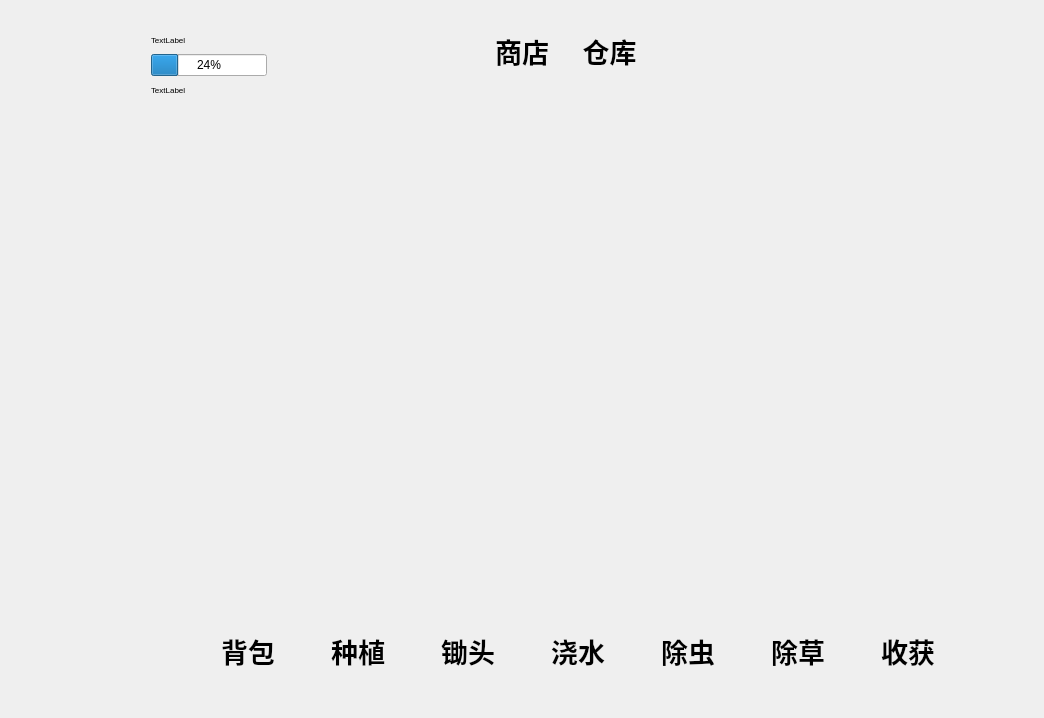
<?xml version="1.0" encoding="UTF-8"?>
<ui version="4.0">
 <class>MainWidget</class>
 <widget class="QWidget" name="MainWidget">
  <property name="geometry">
   <rect>
    <x>0</x>
    <y>0</y>
    <width>1044</width>
    <height>718</height>
   </rect>
  </property>
  <property name="windowTitle">
   <string>MainWidget</string>
  </property>
  <property name="styleSheet">
   <string notr="true"/>
  </property>
  <widget class="QStackedWidget" name="stackedWidget">
   <property name="geometry">
    <rect>
     <x>190</x>
     <y>110</y>
     <width>771</width>
     <height>481</height>
    </rect>
   </property>
   <property name="currentIndex">
    <number>0</number>
   </property>
   <widget class="Farm" name="farm"/>
   <widget class="Fish" name="fish"/>
   <widget class="Pasture" name="pasture"/>
  </widget>
  <widget class="QWidget" name="widget_3" native="true">
   <property name="geometry">
    <rect>
     <x>140</x>
     <y>20</y>
     <width>138</width>
     <height>89</height>
    </rect>
   </property>
   <layout class="QVBoxLayout" name="verticalLayout_2">
    <item>
     <widget class="QLabel" name="label_level">
      <property name="font">
       <font>
        <pointsize>6</pointsize>
       </font>
      </property>
      <property name="text">
       <string>TextLabel</string>
      </property>
     </widget>
    </item>
    <item>
     <widget class="QProgressBar" name="bar_prolevel">
      <property name="value">
       <number>24</number>
      </property>
     </widget>
    </item>
    <item>
     <widget class="QLabel" name="label_money">
      <property name="font">
       <font>
        <pointsize>6</pointsize>
       </font>
      </property>
      <property name="text">
       <string>TextLabel</string>
      </property>
     </widget>
    </item>
   </layout>
  </widget>
  <widget class="QWidget" name="widget_2" native="true">
   <property name="geometry">
    <rect>
     <x>10</x>
     <y>140</y>
     <width>191</width>
     <height>351</height>
    </rect>
   </property>
   <layout class="QGridLayout" name="gridLayout">
    <item row="0" column="0">
     <widget class="QPushButton" name="button_farm">
      <property name="sizePolicy">
       <sizepolicy hsizetype="Minimum" vsizetype="Minimum">
        <horstretch>0</horstretch>
        <verstretch>0</verstretch>
       </sizepolicy>
      </property>
      <property name="styleSheet">
       <string notr="true">border-image:url(../teamsource/myfarm.png)</string>
      </property>
      <property name="text">
       <string/>
      </property>
      <property name="flat">
       <bool>true</bool>
      </property>
     </widget>
    </item>
    <item row="1" column="0">
     <widget class="QPushButton" name="button_pasture">
      <property name="sizePolicy">
       <sizepolicy hsizetype="Minimum" vsizetype="Minimum">
        <horstretch>0</horstretch>
        <verstretch>0</verstretch>
       </sizepolicy>
      </property>
      <property name="styleSheet">
       <string notr="true">border-image:url(../teamsource/mypasture.png)</string>
      </property>
      <property name="text">
       <string/>
      </property>
      <property name="flat">
       <bool>true</bool>
      </property>
     </widget>
    </item>
    <item row="2" column="0">
     <widget class="QPushButton" name="button_fish">
      <property name="sizePolicy">
       <sizepolicy hsizetype="Minimum" vsizetype="Minimum">
        <horstretch>0</horstretch>
        <verstretch>0</verstretch>
       </sizepolicy>
      </property>
      <property name="styleSheet">
       <string notr="true">border-image:url(../teamsource/myfish.png)</string>
      </property>
      <property name="text">
       <string/>
      </property>
      <property name="flat">
       <bool>true</bool>
      </property>
     </widget>
    </item>
   </layout>
  </widget>
  <widget class="QLabel" name="label">
   <property name="geometry">
    <rect>
     <x>30</x>
     <y>20</y>
     <width>101</width>
     <height>101</height>
    </rect>
   </property>
   <property name="styleSheet">
    <string notr="true">border-image:url(../teamsource/picture.png)</string>
   </property>
   <property name="text">
    <string/>
   </property>
  </widget>
  <widget class="QStackedWidget" name="stackedWidget_2">
   <property name="geometry">
    <rect>
     <x>183</x>
     <y>590</y>
     <width>791</width>
     <height>118</height>
    </rect>
   </property>
   <property name="currentIndex">
    <number>0</number>
   </property>
   <widget class="QWidget" name="buttonpage_farm">
    <layout class="QGridLayout" name="gridLayout_2">
     <item row="0" column="0">
      <widget class="QPushButton" name="farmButton_bag">
       <property name="minimumSize">
        <size>
         <width>100</width>
         <height>100</height>
        </size>
       </property>
       <property name="maximumSize">
        <size>
         <width>100</width>
         <height>100</height>
        </size>
       </property>
       <property name="font">
        <font>
         <pointsize>20</pointsize>
         <weight>75</weight>
         <bold>true</bold>
        </font>
       </property>
       <property name="styleSheet">
        <string notr="true">border-image:url(../teamsource/bag.png)</string>
       </property>
       <property name="text">
        <string>背包</string>
       </property>
       <property name="flat">
        <bool>true</bool>
       </property>
      </widget>
     </item>
     <item row="0" column="1">
      <widget class="QPushButton" name="farmButton_plant">
       <property name="minimumSize">
        <size>
         <width>100</width>
         <height>100</height>
        </size>
       </property>
       <property name="maximumSize">
        <size>
         <width>100</width>
         <height>100</height>
        </size>
       </property>
       <property name="font">
        <font>
         <pointsize>20</pointsize>
         <weight>75</weight>
         <bold>true</bold>
        </font>
       </property>
       <property name="styleSheet">
        <string notr="true">border-image:url(../teamsource/farm.png)</string>
       </property>
       <property name="text">
        <string>种植</string>
       </property>
       <property name="flat">
        <bool>true</bool>
       </property>
      </widget>
     </item>
     <item row="0" column="2">
      <widget class="QPushButton" name="farmButton_hoe">
       <property name="minimumSize">
        <size>
         <width>100</width>
         <height>100</height>
        </size>
       </property>
       <property name="maximumSize">
        <size>
         <width>100</width>
         <height>100</height>
        </size>
       </property>
       <property name="font">
        <font>
         <pointsize>20</pointsize>
         <weight>75</weight>
         <bold>true</bold>
        </font>
       </property>
       <property name="styleSheet">
        <string notr="true">border-image:url(../teamsource/hoe.png)</string>
       </property>
       <property name="text">
        <string>锄头</string>
       </property>
       <property name="flat">
        <bool>true</bool>
       </property>
      </widget>
     </item>
     <item row="0" column="3">
      <widget class="QPushButton" name="farmButton_water">
       <property name="minimumSize">
        <size>
         <width>100</width>
         <height>100</height>
        </size>
       </property>
       <property name="maximumSize">
        <size>
         <width>100</width>
         <height>100</height>
        </size>
       </property>
       <property name="font">
        <font>
         <pointsize>20</pointsize>
         <weight>75</weight>
         <bold>true</bold>
        </font>
       </property>
       <property name="styleSheet">
        <string notr="true">border-image:url(../teamsource/water.png)</string>
       </property>
       <property name="text">
        <string>浇水</string>
       </property>
       <property name="flat">
        <bool>true</bool>
       </property>
      </widget>
     </item>
     <item row="0" column="4">
      <widget class="QPushButton" name="farmButton_insect">
       <property name="minimumSize">
        <size>
         <width>100</width>
         <height>100</height>
        </size>
       </property>
       <property name="maximumSize">
        <size>
         <width>100</width>
         <height>100</height>
        </size>
       </property>
       <property name="font">
        <font>
         <pointsize>20</pointsize>
         <weight>75</weight>
         <bold>true</bold>
        </font>
       </property>
       <property name="styleSheet">
        <string notr="true">border-image:url(../teamsource/killinsect.png)</string>
       </property>
       <property name="text">
        <string>除虫</string>
       </property>
       <property name="flat">
        <bool>true</bool>
       </property>
      </widget>
     </item>
     <item row="0" column="5">
      <widget class="QPushButton" name="farmButton_weeds">
       <property name="minimumSize">
        <size>
         <width>100</width>
         <height>100</height>
        </size>
       </property>
       <property name="maximumSize">
        <size>
         <width>100</width>
         <height>100</height>
        </size>
       </property>
       <property name="font">
        <font>
         <pointsize>20</pointsize>
         <weight>75</weight>
         <bold>true</bold>
        </font>
       </property>
       <property name="styleSheet">
        <string notr="true">border-image:url(../teamsource/killweeds.png)</string>
       </property>
       <property name="text">
        <string>除草</string>
       </property>
       <property name="flat">
        <bool>true</bool>
       </property>
      </widget>
     </item>
     <item row="0" column="6">
      <widget class="QPushButton" name="farmButton_harvrst">
       <property name="minimumSize">
        <size>
         <width>100</width>
         <height>100</height>
        </size>
       </property>
       <property name="maximumSize">
        <size>
         <width>100</width>
         <height>100</height>
        </size>
       </property>
       <property name="font">
        <font>
         <pointsize>20</pointsize>
         <weight>75</weight>
         <bold>true</bold>
        </font>
       </property>
       <property name="styleSheet">
        <string notr="true">border-image:url(../teamsource/harvest.png)</string>
       </property>
       <property name="text">
        <string>收获</string>
       </property>
       <property name="flat">
        <bool>true</bool>
       </property>
      </widget>
     </item>
    </layout>
   </widget>
   <widget class="QWidget" name="buttonpage_fish">
    <layout class="QHBoxLayout" name="horizontalLayout_3">
     <item>
      <widget class="QPushButton" name="fishButton_bag">
       <property name="minimumSize">
        <size>
         <width>100</width>
         <height>100</height>
        </size>
       </property>
       <property name="maximumSize">
        <size>
         <width>100</width>
         <height>100</height>
        </size>
       </property>
       <property name="font">
        <font>
         <pointsize>20</pointsize>
         <weight>75</weight>
         <bold>true</bold>
        </font>
       </property>
       <property name="styleSheet">
        <string notr="true">border-image:url(../teamsource/bag.png)</string>
       </property>
       <property name="text">
        <string>背包</string>
       </property>
       <property name="flat">
        <bool>true</bool>
       </property>
      </widget>
     </item>
     <item>
      <widget class="QPushButton" name="fishButton_plant">
       <property name="minimumSize">
        <size>
         <width>100</width>
         <height>100</height>
        </size>
       </property>
       <property name="maximumSize">
        <size>
         <width>100</width>
         <height>100</height>
        </size>
       </property>
       <property name="font">
        <font>
         <pointsize>20</pointsize>
         <weight>75</weight>
         <bold>true</bold>
        </font>
       </property>
       <property name="styleSheet">
        <string notr="true">border-image:url(../teamsource/fish.png)</string>
       </property>
       <property name="text">
        <string>投放</string>
       </property>
       <property name="flat">
        <bool>true</bool>
       </property>
      </widget>
     </item>
     <item>
      <widget class="QPushButton" name="fishButton_hoe">
       <property name="minimumSize">
        <size>
         <width>100</width>
         <height>100</height>
        </size>
       </property>
       <property name="maximumSize">
        <size>
         <width>100</width>
         <height>100</height>
        </size>
       </property>
       <property name="font">
        <font>
         <pointsize>20</pointsize>
         <weight>75</weight>
         <bold>true</bold>
        </font>
       </property>
       <property name="styleSheet">
        <string notr="true">border-image:url(../teamsource/hoe.png)</string>
       </property>
       <property name="text">
        <string>开发</string>
       </property>
       <property name="flat">
        <bool>true</bool>
       </property>
      </widget>
     </item>
     <item>
      <widget class="QPushButton" name="fishButton_water">
       <property name="minimumSize">
        <size>
         <width>100</width>
         <height>100</height>
        </size>
       </property>
       <property name="maximumSize">
        <size>
         <width>100</width>
         <height>100</height>
        </size>
       </property>
       <property name="font">
        <font>
         <pointsize>20</pointsize>
         <weight>75</weight>
         <bold>true</bold>
        </font>
       </property>
       <property name="styleSheet">
        <string notr="true">border-image:url(../teamsource/changewater.png)</string>
       </property>
       <property name="text">
        <string>换水</string>
       </property>
       <property name="flat">
        <bool>true</bool>
       </property>
      </widget>
     </item>
     <item>
      <widget class="QPushButton" name="fishButton_harvrst">
       <property name="minimumSize">
        <size>
         <width>100</width>
         <height>100</height>
        </size>
       </property>
       <property name="maximumSize">
        <size>
         <width>100</width>
         <height>100</height>
        </size>
       </property>
       <property name="font">
        <font>
         <pointsize>20</pointsize>
         <weight>75</weight>
         <bold>true</bold>
        </font>
       </property>
       <property name="styleSheet">
        <string notr="true">border-image:url(../teamsource/harvest.png)</string>
       </property>
       <property name="text">
        <string>收获</string>
       </property>
       <property name="flat">
        <bool>true</bool>
       </property>
      </widget>
     </item>
    </layout>
   </widget>
   <widget class="QWidget" name="buttonpage_pasture">
    <layout class="QHBoxLayout" name="horizontalLayout">
     <item>
      <widget class="QPushButton" name="pastureButton_bag">
       <property name="minimumSize">
        <size>
         <width>100</width>
         <height>100</height>
        </size>
       </property>
       <property name="maximumSize">
        <size>
         <width>100</width>
         <height>100</height>
        </size>
       </property>
       <property name="font">
        <font>
         <pointsize>20</pointsize>
         <weight>75</weight>
         <bold>true</bold>
        </font>
       </property>
       <property name="styleSheet">
        <string notr="true">border-image:url(../teamsource/bag.png)</string>
       </property>
       <property name="text">
        <string>背包</string>
       </property>
       <property name="flat">
        <bool>true</bool>
       </property>
      </widget>
     </item>
     <item>
      <widget class="QPushButton" name="pastureButton_plant">
       <property name="minimumSize">
        <size>
         <width>100</width>
         <height>100</height>
        </size>
       </property>
       <property name="maximumSize">
        <size>
         <width>100</width>
         <height>100</height>
        </size>
       </property>
       <property name="font">
        <font>
         <pointsize>20</pointsize>
         <weight>75</weight>
         <bold>true</bold>
        </font>
       </property>
       <property name="styleSheet">
        <string notr="true">border-image:url(../teamsource/pasture.png)</string>
       </property>
       <property name="text">
        <string>投放</string>
       </property>
       <property name="flat">
        <bool>true</bool>
       </property>
      </widget>
     </item>
     <item>
      <widget class="QPushButton" name="pastureButton_hoe">
       <property name="minimumSize">
        <size>
         <width>100</width>
         <height>100</height>
        </size>
       </property>
       <property name="maximumSize">
        <size>
         <width>100</width>
         <height>100</height>
        </size>
       </property>
       <property name="font">
        <font>
         <pointsize>20</pointsize>
         <weight>75</weight>
         <bold>true</bold>
        </font>
       </property>
       <property name="styleSheet">
        <string notr="true">border-image:url(../teamsource/hoe.png)</string>
       </property>
       <property name="text">
        <string>开发</string>
       </property>
       <property name="flat">
        <bool>true</bool>
       </property>
      </widget>
     </item>
     <item>
      <widget class="QPushButton" name="pastureButton_clean">
       <property name="minimumSize">
        <size>
         <width>100</width>
         <height>100</height>
        </size>
       </property>
       <property name="maximumSize">
        <size>
         <width>100</width>
         <height>100</height>
        </size>
       </property>
       <property name="font">
        <font>
         <pointsize>20</pointsize>
         <weight>75</weight>
         <bold>true</bold>
        </font>
       </property>
       <property name="styleSheet">
        <string notr="true">border-image:url(../teamsource/clean.png)</string>
       </property>
       <property name="text">
        <string>打扫</string>
       </property>
       <property name="flat">
        <bool>true</bool>
       </property>
      </widget>
     </item>
     <item>
      <widget class="QPushButton" name="pastureButton_vaccines">
       <property name="minimumSize">
        <size>
         <width>100</width>
         <height>100</height>
        </size>
       </property>
       <property name="maximumSize">
        <size>
         <width>100</width>
         <height>100</height>
        </size>
       </property>
       <property name="font">
        <font>
         <pointsize>20</pointsize>
         <weight>75</weight>
         <bold>true</bold>
        </font>
       </property>
       <property name="styleSheet">
        <string notr="true">border-image:url(../teamsource/yimiao.png)</string>
       </property>
       <property name="text">
        <string>疫苗</string>
       </property>
       <property name="flat">
        <bool>true</bool>
       </property>
      </widget>
     </item>
     <item>
      <widget class="QPushButton" name="pastureButton_harvrst">
       <property name="minimumSize">
        <size>
         <width>100</width>
         <height>100</height>
        </size>
       </property>
       <property name="maximumSize">
        <size>
         <width>100</width>
         <height>100</height>
        </size>
       </property>
       <property name="font">
        <font>
         <pointsize>20</pointsize>
         <weight>75</weight>
         <bold>true</bold>
        </font>
       </property>
       <property name="styleSheet">
        <string notr="true">border-image:url(../teamsource/harvest.png)</string>
       </property>
       <property name="text">
        <string>收获</string>
       </property>
       <property name="flat">
        <bool>true</bool>
       </property>
      </widget>
     </item>
    </layout>
   </widget>
  </widget>
  <widget class="QWidget" name="widget_5" native="true">
   <property name="geometry">
    <rect>
     <x>470</x>
     <y>0</y>
     <width>191</width>
     <height>101</height>
    </rect>
   </property>
   <layout class="QHBoxLayout" name="horizontalLayout_2">
    <item>
     <widget class="QPushButton" name="shop">
      <property name="sizePolicy">
       <sizepolicy hsizetype="Minimum" vsizetype="Minimum">
        <horstretch>0</horstretch>
        <verstretch>0</verstretch>
       </sizepolicy>
      </property>
      <property name="font">
       <font>
        <pointsize>20</pointsize>
        <weight>75</weight>
        <bold>true</bold>
       </font>
      </property>
      <property name="styleSheet">
       <string notr="true">border-image:url(../teamsource/shop.png)</string>
      </property>
      <property name="text">
       <string>商店</string>
      </property>
      <property name="flat">
       <bool>true</bool>
      </property>
     </widget>
    </item>
    <item>
     <widget class="QPushButton" name="warehouse">
      <property name="sizePolicy">
       <sizepolicy hsizetype="Minimum" vsizetype="Minimum">
        <horstretch>0</horstretch>
        <verstretch>0</verstretch>
       </sizepolicy>
      </property>
      <property name="font">
       <font>
        <pointsize>20</pointsize>
        <weight>75</weight>
        <bold>true</bold>
       </font>
      </property>
      <property name="styleSheet">
       <string notr="true">border-image:url(../teamsource/warehouse.png)</string>
      </property>
      <property name="text">
       <string>仓库</string>
      </property>
      <property name="flat">
       <bool>true</bool>
      </property>
     </widget>
    </item>
   </layout>
  </widget>
 </widget>
 <layoutdefault spacing="6" margin="11"/>
 <customwidgets>
  <customwidget>
   <class>Farm</class>
   <extends>QWidget</extends>
   <header>farm.h</header>
   <container>1</container>
  </customwidget>
  <customwidget>
   <class>Fish</class>
   <extends>QWidget</extends>
   <header>fish.h</header>
   <container>1</container>
  </customwidget>
  <customwidget>
   <class>Pasture</class>
   <extends>QWidget</extends>
   <header>pasture.h</header>
   <container>1</container>
  </customwidget>
 </customwidgets>
 <resources/>
 <connections/>
</ui>
